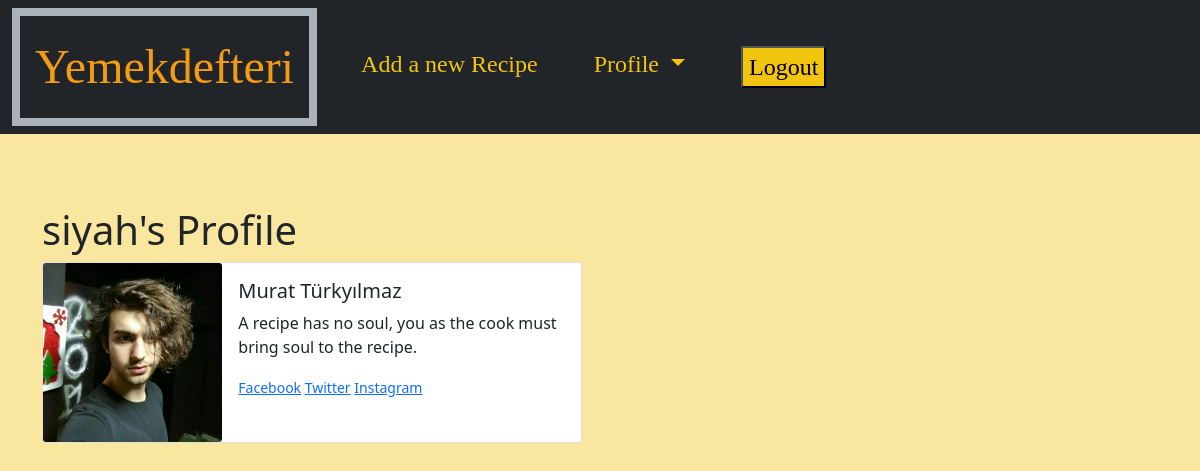
The app's page /members/1/profile/ (signed in) with its own data.
### theblog/models.py (models this page shows, shortened)
class Profile(models.Model):
	user = models.OneToOneField(User, null=True, on_delete=models.CASCADE)
	bio = models.TextField()
	profile_pic = models.ImageField(null=True, blank=True, upload_to="images/profile")
	instagram_url = models.CharField(max_length=100, blank=True, null=True)
	facebook_url = models.CharField(max_length=100, blank=True, null=True)
	twitter_url = models.CharField(max_length=100, blank=True, null=True)

### members/views.py (the view)
# urls.py: path('<int:pk>/profile/', ShowProfilePageView.as_view(), name='show_profile_page'),
class ShowProfilePageView(DetailView):
    model = Profile
    template_name ='registration/user_profile.html'
    def get_context_data(self, *args, **kwargs):
        users = Profile.objects.all()
        context = super(ShowProfilePageView, self).get_context_data(*args, **kwargs)
        page_user = get_object_or_404(Profile, id=self.kwargs['pk'])
        context["page_user"] = page_user
        return context

### members/templates/registration/user_profile.html
{% extends 'theblog/base.html'  %}
{%block content%}
{% load static %}
<h1>{{ page_user.user.username}}'s Profile </h1>
<div class="card mb-3" style="max-width: 540px;">
  <div class="row g-0">
    <div class="col-md-4">
    {% if page_user.user.profile.profile_pic %}
		<img src= "{{page_user.user.profile.profile_pic.url}}" class="card-img">
		{% else %}
		<img src="{% static 'theblog/images/default_profile_pic.png' %}" class="card-img">
		{% endif %}
    </div>
    <div class="col-md-8">
      <div class="card-body">
        <h5 class="card-title"> {{ page_user.user.first_name}} {{ page_user.user.last_name}}</h5>
        <p class="card-text">{{ page_user.user.profile.bio }}</p>
        <p class="card-text"><small class="text-muted">
		{% if page_user.user.profile.facebook_url %}
 		 <a href = "{{user.profile.facebook_url}}">
 		 Facebook</a>
 		{% endif %}
 		{% if page_user.user.profile.twitter_url %}
 		 <a href = "{{user.profile.twitter_url}}">
 		 Twitter</a>
 		{% endif %}
 		{% if page_user.user.profile.instagram_url %}
 		 <a href = "{{user.profile.instagram_url}}">
 		 Instagram</a>
 		{% endif %}
        </small></p>
      </div>
    </div>
  </div>
</div>
{% endblock%}

### theblog/templates/theblog/base.html (style rules this page uses)
body { background-color: #f9e79f; }

### records on screen
Profile: user.username "siyah", user.profile.profile_pic (picture), user.first_name "Murat", user.last_name "Türkyılmaz", user.profile.bio "A recipe has no soul, you as the cook must bring soul to the recipe."
